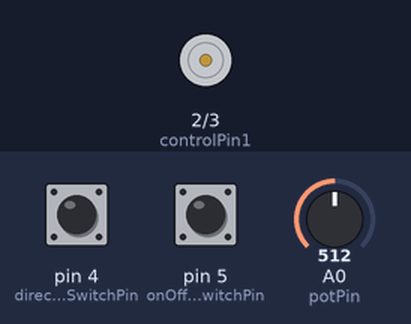
A sketch run on a simulated Arduino Uno, built with avr-gcc and run on an emulated ATmega328P. On the bench: motor-driver pin pairs drawn as motors (green arrow = first pin HIGH = forward, orange = second pin HIGH = backward, longer = more drive, scaled by the enable pin). The test bench sets the inputs (shaded band); at power-on: pin 4 (directionSwitchPin) LOW, pin 5 (onOffSwitchStateSwitchPin) LOW, A0 (potPin) = 512.

Above: at 1.2 s.
1.3 s: pin 4 (directionSwitchPin) pulled HIGH for 0.15 s
2.9 s: pin 5 (onOffSwitchStateSwitchPin) pulled HIGH for 0.15 s
At 3.7 s:
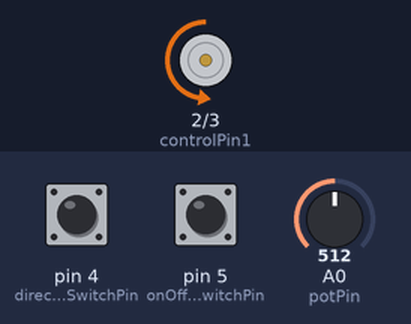
4.5 s: A0 (potPin) set to 716
At 4.9 s:
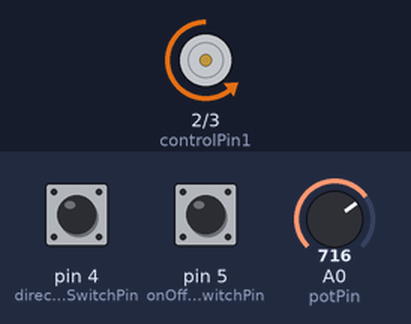
6.0 s: A0 (potPin) set to 900
At 7.2 s:
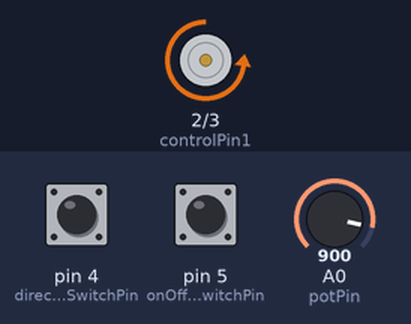
7.5 s: pin 4 (directionSwitchPin) pulled HIGH for 1 s
At 8.4 s:
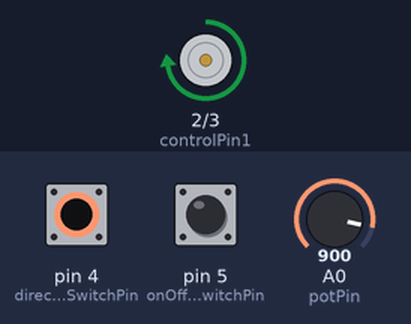
10.0 s: A0 (potPin) set to 511
At 10.3 s:
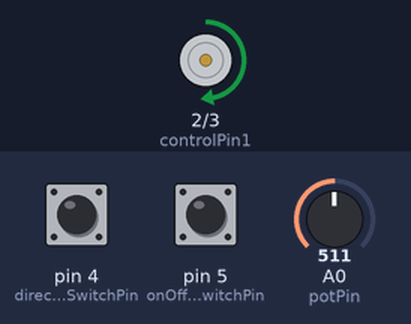
Timing chart, 0 to 12.5 s (numbered marks = the images above; inputs shaded):
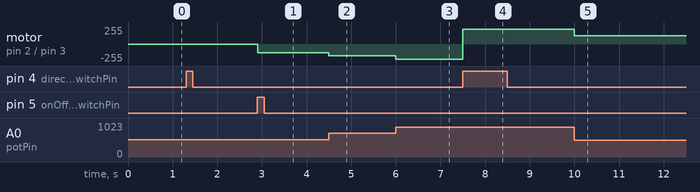

Measured:
- after the input at 2.9 s, motor on pin 2 (controlPin1) / pin 3 (controlPin2): stopped → backward 128/255 at once
- after the input at 4.5 s, motor on pin 2 (controlPin1) / pin 3 (controlPin2): backward 128/255 → backward 179/255 at once
- after the input at 6.0 s, motor on pin 2 (controlPin1) / pin 3 (controlPin2): backward 179/255 → backward 225/255 at once
- after the input at 7.5 s, motor on pin 2 (controlPin1) / pin 3 (controlPin2): backward 225/255 → forward 225/255 at once
- after the input at 10.0 s, motor on pin 2 (controlPin1) / pin 3 (controlPin2): forward 225/255 → forward 127/255 at once

The sketch:

_10._Zoetrope.ino
```cpp
const int potPin = A0;

const int onOffSwitchStateSwitchPin = 5;
const int directionSwitchPin = 4;

const int enablePin = 9;
const int controlPin1 = 2;
const int controlPin2 = 3;

int onOffSwitchState = 0;
int previousOnOffSwitchState = 0;
int directionSwitchState = 0;
int previousDirectionSwitchState = 0;

int motorEnabled = 0;
int motorSpeed = 0;
int motorDirection = 1;


void setup() {
  // put your setup code here, to run once:

  pinMode(onOffSwitchStateSwitchPin, INPUT);
  pinMode(directionSwitchPin, INPUT);
  pinMode(enablePin, OUTPUT);
  pinMode(controlPin1, OUTPUT);
  pinMode(controlPin2, OUTPUT);

  digitalWrite(enablePin, LOW);

}

void loop() {
  //get inputs

  onOffSwitchState = digitalRead(onOffSwitchStateSwitchPin);
  delay(1);
  directionSwitchState = digitalRead(directionSwitchPin);
  motorSpeed = analogRead(potPin)/4;

  // If we have a difference between current switch state and previous then
  // change the power of the motor
  if(onOffSwitchState != previousOnOffSwitchState){
    if(onOffSwitchState == HIGH){
      motorEnabled = !motorEnabled;
    }
  }

  // If we have a difference between current switch state and previous, then
  // change motor direction
  if(directionSwitchState != previousDirectionSwitchState){
    if(directionSwitchState == HIGH){
      motorDirection = !motorDirection;
    }
  }

  // Control motor direction
  if(motorDirection == 1){
    digitalWrite(controlPin1, HIGH);
    digitalWrite(controlPin2, LOW);
  }
  else{
    digitalWrite(controlPin1, LOW);
    digitalWrite(controlPin2, HIGH);
  }
  // Control motor power
  if(motorEnabled == 1){
    analogWrite(enablePin, motorSpeed);
  }
  else{
    analogWrite(enablePin, 0);
  }

  //Saving state to compare on next loop
  previousDirectionSwitchState = directionSwitchState;
  previousOnOffSwitchState = onOffSwitchState;

}
```
